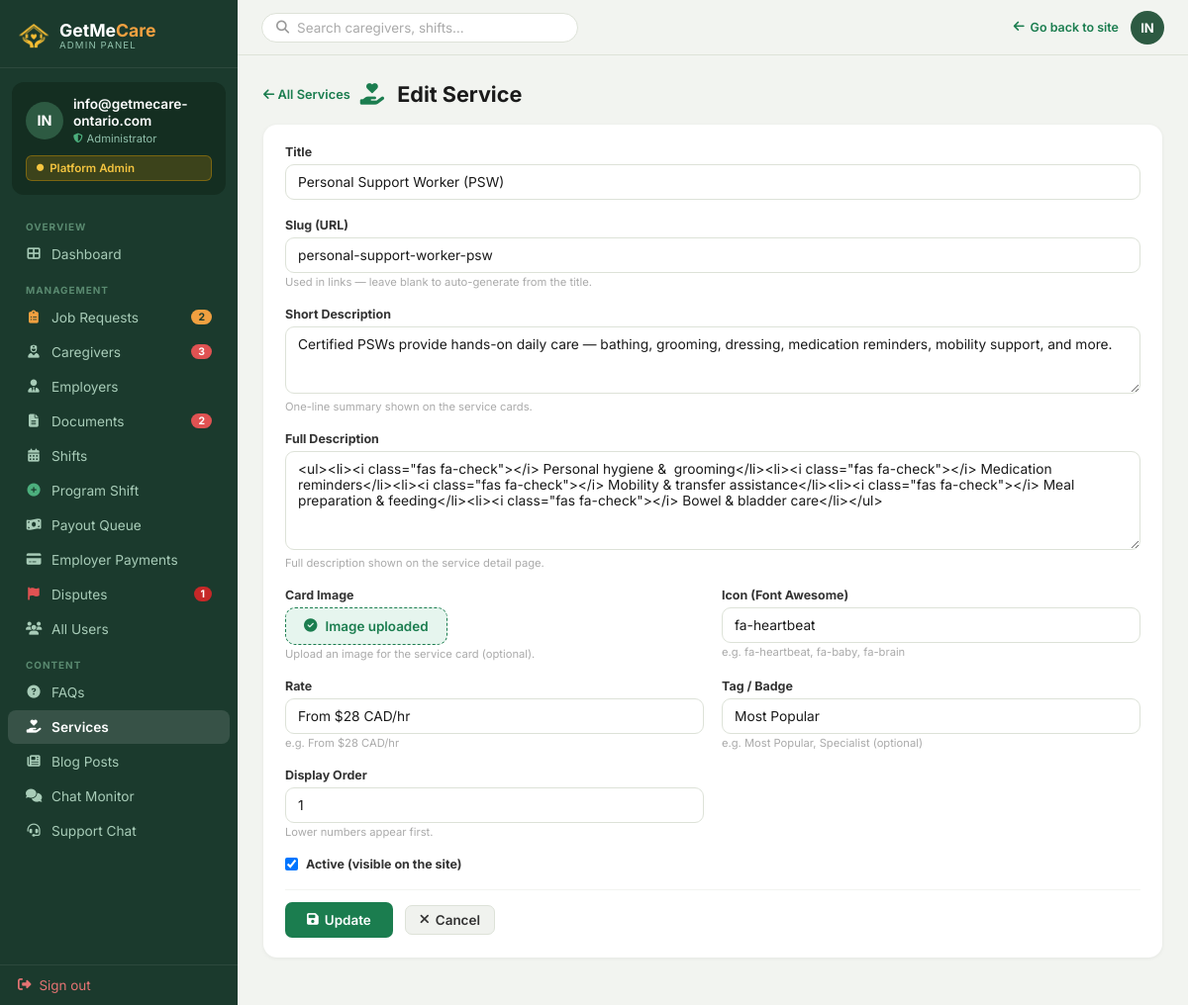
/admin-panel/services/1/edit/ (signed in), run on the app's committed database.
### Account/models.py (models this page shows, shortened)
class CustomUser(AbstractUser):
    EMPLOYER = 'employer'
    CAREGIVER = 'caregiver'
    ROLE_CHOICES = [
        (EMPLOYER, 'Employer / Family'),
        (CAREGIVER, 'Caregiver / PSW'),
    ]
    role = models.CharField(
        max_length=20,
        choices=ROLE_CHOICES,
        default=EMPLOYER,
    )
    phone = models.CharField(max_length=20, blank=True)
    @property
    def is_admin(self):
        return self.is_superuser or self.is_staff
    @property
    def is_employer(self):
        return self.role == self.EMPLOYER and not self.is_admin
    @property
    def is_caregiver(self):
        return self.role == self.CAREGIVER and not self.is_admin

### AdminApp/models.py (models this page shows, shortened)
class Service(models.Model):
    title               = models.CharField(max_length=120, help_text="e.g. Personal Support Worker (PSW)")
    slug              = models.SlugField(max_length=130, unique=True, help_text="URL-friendly identifier used in links.")
    short_description   = models.CharField(max_length=255, help_text="One-line summary shown on the service cards.")
    description         = models.TextField(help_text="Full description shown on the service detail page.")
    image              = models.ImageField(upload_to='services/', blank=True, null=True, help_text="Card image (optional). Falls back to icon.")
    icon              = models.CharField(max_length=50, blank=True, help_text="Font Awesome class, e.g. fa-heartbeat")
    rate              = models.CharField(max_length=50, blank=True, help_text="e.g. From $28 CAD/hr")
    tag               = models.CharField(max_length=30, blank=True, help_text="Badge text, e.g. Most Popular")
    is_active         = models.BooleanField(default=True, help_text="Unchecked hides this service from the public site.")
    order             = models.PositiveIntegerField(default=0, help_text="Lower numbers appear first.")
    created_at        = models.DateTimeField(auto_now_add=True)
    updated_at        = models.DateTimeField(auto_now=True)
    class Meta:
        ordering = ['order', 'title']

### AdminApp/views.py (the view)
    @login_required(login_url='Account:login')
    def wrapper(request, *args, **kwargs):
        if not (request.user.is_staff or request.user.is_superuser):
            messages.error(request, 'Access denied. Admin account required.')
            return redirect('Account:login')
        return view_func(request, *args, **kwargs)

### templates/AdminApp/service-form.html (shortened to what this page needs)
{% extends "AdminApp/base_admin.html" %}
{% block content %}
<div style="margin-bottom:18px;display:flex;align-items:center;gap:10px;flex-wrap:wrap">
  <a href="{% url 'AdminApp:service_list' %}"
     style="font-size:.8rem;font-weight:600;color:#1b7d4f;text-decoration:none">
    <i class="fas fa-arrow-left"></i> All Services
  </a>
  <h1 class="adm-page-title" style="margin:0">
    <i class="fas fa-hand-holding-heart" style="color:#1b7d4f;margin-right:8px"></i>
    {{ service|yesno:"Edit Service,Add Service" }}
  </h1>
</div>
<div class="adm-card">
  <div class="adm-card-pad">
    <form method="post" enctype="multipart/form-data" style="display:grid;gap:18px">
      <div style="display:grid;grid-template-columns:1fr;gap:18px">
        <div>
          <label class="adm-form-label" for="{{ form.title.id_for_label }}">Title</label>
          {{ form.title }}
        </div>
        <div>
          <label class="adm-form-label" for="{{ form.slug.id_for_label }}">Slug (URL)</label>
          {{ form.slug }}
          <span class="adm-form-hint">Used in links — leave blank to auto-generate from the title.</span>
        </div>
      </div>
      <div>
        <label class="adm-form-label" for="{{ form.short_description.id_for_label }}">Short Description</label>
        {{ form.short_description }}
        {% if form.short_description.help_text %}<span class="adm-form-hint">{{ form.short_description.help_text }}</span>{% endif %}
      </div>
      <div>
        <label class="adm-form-label" for="{{ form.description.id_for_label }}">Full Description</label>
        {{ form.description }}
        {% if form.description.help_text %}<span class="adm-form-hint">{{ form.description.help_text }}</span>{% endif %}
      </div>
      <div class="svc-form-grid-responsive" style="display:grid;grid-template-columns:1fr 1fr;gap:18px">
        <div>
          <label class="adm-form-label">Card Image</label>
          <label class="svc-img-upload-btn {% if service and service.image %}has-image{% endif %}" for="{{ form.image.id_for_label }}">
            <i class="fas {% if service and service.image %}fa-check-circle{% else %}fa-cloud-arrow-up{% endif %}"></i>
            <span>{% if service and service.image %}Image uploaded{% else %}Choose image…{% endif %}</span>
          </label>
          <span class="adm-form-hint">Upload an image for the service card (optional).</span>
        </div>
        <div>
          <label class="adm-form-label" for="{{ form.icon.id_for_label }}">Icon (Font Awesome)</label>
          {{ form.icon }}
          <span class="adm-form-hint">e.g. fa-heartbeat, fa-baby, fa-brain</span>
        </div>
        <div>
          <label class="adm-form-label" for="{{ form.rate.id_for_label }}">Rate</label>
          {{ form.rate }}
          <span class="adm-form-hint">e.g. From $28 CAD/hr</span>
        </div>
        <div>
          <label class="adm-form-label" for="{{ form.tag.id_for_label }}">Tag / Badge</label>
          {{ form.tag }}
          <span class="adm-form-hint">e.g. Most Popular, Specialist (optional)</span>
        </div>
        <div>
          <label class="adm-form-label" for="{{ form.order.id_for_label }}">Display Order</label>
          {{ form.order }}
          <span class="adm-form-hint">Lower numbers appear first.</span>
        </div>
      </div>
      <div>
        <div class="adm-form-check-wrap">
          {{ form.is_active }}
          <label class="adm-form-label" for="{{ form.is_active.id_for_label }}" style="margin-bottom:0">Active (visible on the site)</label>
        </div>
      </div>
      <div style="display:flex;gap:12px;align-items:center;padding-top:12px;border-top:1px solid #f2f4f0;flex-wrap:wrap">
        <button type="submit" class="adm-btn adm-btn-green" style="font-size:.84rem;padding:10px 22px">
          <i class="fas fa-save"></i> {{ service|yesno:"Update,Save Service" }}
        </button>
        <a href="{% url 'AdminApp:service_list' %}" class="adm-btn adm-btn-ghost" style="font-size:.84rem">
          <i class="fas fa-times"></i> Cancel
        </a>
      </div>
    </form>
  </div>
</div>
{% endblock %}

### templates/AdminApp/base_admin.html (shortened to what this page needs)
{% load static %}
<!doctype html>
<html lang="en">
<head>
  <link rel="stylesheet" href="https://cdnjs.cloudflare.com/ajax/libs/font-awesome/6.4.0/css/all.min.css"/>
</head>
<body>
<aside class="adm-sidebar" id="adm-sidebar">
  <div class="adm-logo">
    <a href="{% url 'home' %}">
      <img src="{% static 'Caregiver/images/sitelog.png' %}" alt="GetMeCare Ontario logo" style="width:32px;height:32px;object-fit:contain;filter:brightness(0) saturate(100%) invert(72%) sepia(60%) saturate(600%) hue-rotate(345deg) brightness(105%) contrast(95%)">
      <div>
        <div class="adm-logo-name">GetMe<span style="color:#F0A040">Care</span></div>
        <div class="adm-logo-sub">Admin Panel</div>
      </div>
    </a>
  </div>
  <div class="adm-profile">
    <div class="adm-profile-row">
      <div class="adm-av">{% if request.user.first_name %}{{ request.user.first_name|first|upper }}{{ request.user.last_name|first|upper }}{% else %}{{ request.user.username|slice:":2"|upper }}{% endif %}</div>
      <div>
        <div class="adm-av-name">{{ request.user.get_full_name|default:request.user.username }}</div>
        <div class="adm-av-role"><i class="fas fa-shield-alt" style="color:#4caf7d;font-size:.6rem;"></i> Administrator</div>
      </div>
    </div>
    <div class="adm-badge"><i class="fas fa-circle" style="font-size:.45rem;"></i> Platform Admin</div>
  </div>
  <div class="adm-nav">
    <div class="adm-nav-section">Overview</div>
    <a href="{% url 'AdminApp:dashboard' %}" {% if request.resolver_match.url_name == 'dashboard' %}class="active"{% endif %}>
      <i class="fas fa-th-large"></i> Dashboard
    </a>
    <div class="adm-nav-section">Management</div>
    <a href="{% url 'AdminApp:job_requests' %}" {% if request.resolver_match.url_name in 'job_requests,job_request_matches,admin_create_39_payment_link' %}class="active"{% endif %}>
      <i class="fas fa-clipboard-list" style="color:#f0a040"></i> Job Requests
      {% if open_jobs_count %}<span class="adm-nav-badge" style="background:#f0a040;color:#1b3a2d">{{ open_jobs_count }}</span>{% endif %}
    </a>
    <a href="{% url 'AdminApp:manage_caregivers' %}" {% if request.resolver_match.url_name == 'manage_caregivers' %}class="active"{% endif %}>
      <i class="fas fa-user-nurse"></i> Caregivers
      {% if pending_profiles %}<span class="adm-nav-badge">{{ pending_profiles }}</span>{% endif %}
    </a>
    <a href="{% url 'AdminApp:manage_employers' %}" {% if request.resolver_match.url_name == 'manage_employers' %}class="active"{% endif %}>
      <i class="fas fa-user-tie"></i> Employers
    </a>
    <a href="{% url 'AdminApp:review_documents' %}" {% if request.resolver_match.url_name == 'review_documents' %}class="active"{% endif %}>
      <i class="fas fa-file-alt"></i> Documents
      {% if pending_docs %}<span class="adm-nav-badge">{{ pending_docs }}</span>{% endif %}
    </a>
    <a href="{% url 'AdminApp:manage_shifts' %}" {% if request.resolver_match.url_name == 'manage_shifts' %}class="active"{% endif %}>
      <i class="fas fa-calendar-alt"></i> Shifts
    </a>
    <a href="{% url 'AdminApp:program_shift' %}" {% if request.resolver_match.url_name == 'program_shift' %}class="active"{% endif %}>
      <i class="fas fa-plus-circle" style="color:#4caf7d"></i> Program Shift
    </a>
    <a href="{% url 'AdminApp:payout_queue' %}" {% if request.resolver_match.url_name == 'payout_queue' %}class="active"{% endif %}>
      <i class="fas fa-money-bill-wave"></i> Payout Queue
    </a>
    <a href="{% url 'AdminApp:employer_payments' %}" {% if request.resolver_match.url_name == 'employer_payments' %}class="active"{% endif %}>
      <i class="fas fa-credit-card"></i> Employer Payments
    </a>
    <a href="{% url 'AdminApp:dispute_list' %}" {% if request.resolver_match.url_name == 'dispute_list' or request.resolver_match.url_name == 'dispute_detail' %}class="active"{% endif %}>
      <i class="fas fa-flag" style="color:#e05252"></i> Disputes
      {% if counts.open %}<span class="adm-nav-badge" style="background:#c62828">{{ counts.open }}</span>{% endif %}
    </a>
    <a href="{% url 'AdminApp:manage_users' %}" {% if request.resolver_match.url_name == 'manage_users' %}class="active"{% endif %}>
      <i class="fas fa-users"></i> All Users
    </a>
    <div class="adm-nav-section">Content</div>
    <a href="{% url 'AdminApp:faq_list' %}" {% if request.resolver_match.url_name == 'faq_list' or request.resolver_match.url_name == 'faq_add' or request.resolver_match.url_name == 'faq_edit' %}class="active"{% endif %}>
      <i class="fas fa-question-circle"></i> FAQs
    </a>
    <a href="{% url 'AdminApp:service_list' %}" {% if request.resolver_match.url_name == 'service_list' or request.resolver_match.url_name == 'service_add' or request.resolver_match.url_name == 'service_edit' %}class="active"{% endif %}>
      <i class="fas fa-hand-holding-heart"></i> Services
    </a>
    <a href="{% url 'AdminApp:blog_list' %}" {% if request.resolver_match.url_name == 'blog_list' or request.resolver_match.url_name == 'blog_add' or request.resolver_match.url_name == 'blog_edit' %}class="active"{% endif %}>
      <i class="fas fa-newspaper"></i> Blog Posts
    </a>
    <a href="{% url 'admin_chat_monitor' %}" {% if request.resolver_match.url_name == 'admin_chat_monitor' %}class="active"{% endif %}>
      <i class="fas fa-comments"></i> Chat Monitor
    </a>
    <a href="{% url 'admin_support' %}" {% if request.resolver_match.url_name == 'admin_support' %}class="active"{% endif %}>
      <i class="fas fa-headset"></i> Support Chat
    </a>
  </div>
  <div class="adm-signout">
    <a href="{% url 'Account:logout' %}"><i class="fas fa-sign-out-alt"></i> Sign out</a>
  </div>
</aside>
<div class="adm-topbar">
  <form method="get" action="" class="adm-search-bar-wrap" style="flex:1;max-width:320px;">
    <div class="adm-search">
      <i class="fas fa-search"></i>
      <input type="text" name="q" placeholder="Search caregivers, shifts…" value="{{ request.GET.q|default:'' }}">
    </div>
  </form>
  <div class="adm-topbar-right" style="display:flex;align-items:center;gap:12px;margin-left:auto;">
    <a href="{% url 'home' %}" class="adm-back">
      <i class="fas fa-arrow-left"></i> Go back to site
    </a>
    <div class="adm-topbar-av">{% if request.user.first_name %}{{ request.user.first_name|first|upper }}{{ request.user.last_name|first|upper }}{% else %}{{ request.user.username|slice:":2"|upper }}{% endif %}</div>
  </div>
</div>
<main class="adm-main">
  <div class="adm-content">
    {% block content %}{% endblock %}
  </div>
</main>
  </body>
</html>

### data on the page
CustomUser: user.username "IN", user.get_full_name "info@getmecare-ontario.com"
Service: title "Personal Support Worker (PSW)", slug "personal-support-worker-psw", short_description "Certified PSWs provide hands-on daily care — bathing, grooming, dressing, medication reminders, mobility support, and more.", description "<ul><li><i class=\"fas fa-check\"></i> Personal hygiene & grooming</li><li><i class=\"fas fa-check\"></i> Medication reminders</li><li><i class=\"fas fa-check\"></i> Mobility & transfer assistance</li><li><i class=\"fas fa-check\"></i> Meal preparation & feeding</li><li><i class=\"fas fa-check\"></i> Bowel & bladder care</li></ul>", icon "fa-heartbeat", rate "From $28 CAD/hr", tag "Most Popular", order "1", is_active "☑"

### other printed values
{{ open_jobs_count }} "2"
{{ pending_profiles }} "3"
{{ pending_docs }} "2"
{{ counts.open }} "1"
{{ service|yesno:"Edit Service,Add Service" }} "Edit Service"
{{ service|yesno:"Update,Save Service" }} "Update"
